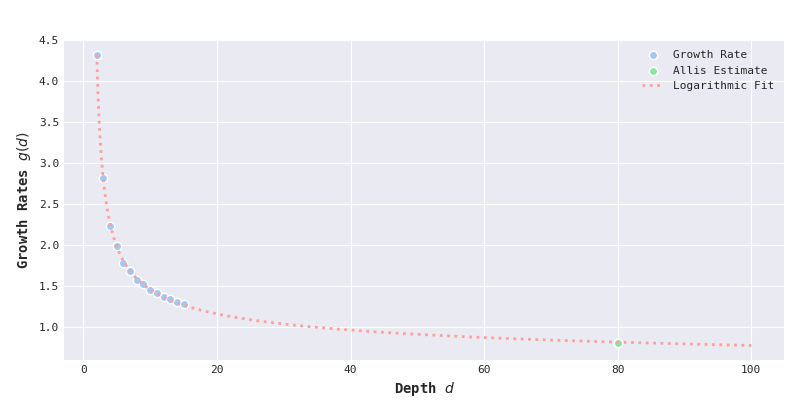

The Python source for this figure:
"""
James Parkington
3/22/2023

Growth Rates (g(d) vs. d)
Visualizes the relationship between the depth (d) and the g(d) values using a scatter plot
and a logarithmic fit line.

This script demonstrates how to use curve fitting with a custom factorial function
to model the relationship between growth rates and depth (d) of moves in chess.
"""

from scipy.optimize import curve_fit
import matplotlib.pyplot  as plt
import numpy              as np
import seaborn            as sns

plt.style.use('seaborn-darkgrid')
plt.figure(figsize = (8, 4))

# Prepare the data
colors      = sns.color_palette('pastel')
depths      = np.array(list(range(2, 16)) + [80])
g_values    = np.array([4.322, 2.824, 2.235, 1.992, 1.785, 1.691, 1.578, 1.528, 1.454, 1.422, 1.368, 1.345, 1.304, 1.286, 0.811])

# Define a custom logarithmic function
def custom_log(x, a, b, c, d):
    return a * (x ** b) / (x ** c + d)

# Fit the custom curve
depth_range = np.linspace(2, 100, 1000)
predictions = custom_log(depth_range, *curve_fit(custom_log, 
                                                 depths, 
                                                 g_values, 
                                                 maxfev = 100000, 
                                                 p0 = (1, -1, 1, 0))[0])

# Create the scatter plot
plt.scatter(depths,   
            g_values,   
            color      = colors[0], 
            marker     = 'o', 
            edgecolors = 'white', 
            label      = "Growth Rate")

# Isolate the point for the "Allis Estimate"
plt.scatter(np.array([80]),
            np.array([0.811]),
            color      = colors[2],
            marker     = 'o',
            edgecolors = 'white',
            label      = "Allis Estimate")

# Create the fit line
plt.plot(depth_range, 
         predictions, 
         color     = colors[3], 
         linestyle = ':', 
         linewidth = 2,       
         label     = "Logarithmic Fit")

plt.xlabel("Depth $d$",            fontweight='bold')
plt.ylabel("Growth Rates $g(d)$",  fontweight='bold')

# Customize the plot appearance
ax = plt.gca()
ax.spines[:].set_visible(False)
ax.tick_params(axis = 'both', which = 'major', labelsize = 8)

# Update the font family for all text elements
font_updates = [ax.title, ax.xaxis.label, ax.yaxis.label]   + \
                ax.get_xticklabels() + ax.get_yticklabels() + \
                plt.legend(loc = 'best', fontsize = 8).get_texts()
for i in font_updates:
    i.set_fontfamily('DejaVu Sans Mono')

# Crop the final output to remove whitespace
plt.subplots_adjust(left = 0.08, right = 0.98, top = 0.9, bottom = 0.1)

plt.show()
